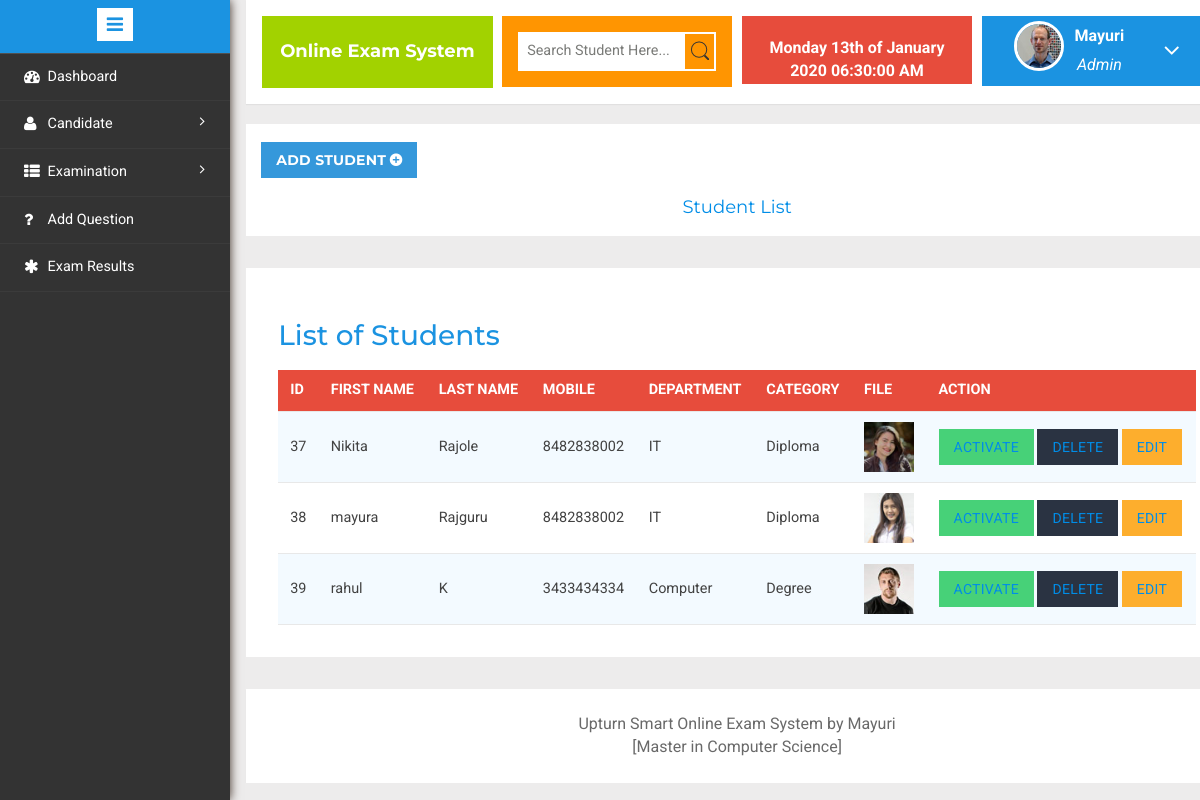
The page /upturn_examination/admin/studentlist.php (signed in) on the database its author committed.
### tables this page shows
CREATE TABLE `usertbl` (
  `uid` int(11) NOT NULL,
  `fname` varchar(50) NOT NULL,
  `lname` varchar(50) NOT NULL,
  `gender` varchar(20) NOT NULL,
  `blood` varchar(20) NOT NULL,
  `email` varchar(50) NOT NULL,
  `phone` varchar(20) NOT NULL,
  `mobile` varchar(20) NOT NULL,
  `password` varchar(50) NOT NULL,
  `cpassword` varchar(50) NOT NULL,
  `dob` date NOT NULL,
  `address` varchar(50) NOT NULL,
  `deptname` varchar(50) NOT NULL,
  `catname` varchar(50) NOT NULL,
  `file` varchar(50) NOT NULL,
  `status` tinyint(1) NOT NULL
);

CREATE TABLE `studenttbl` (
  `studid` int(11) NOT NULL,
  `fname` varchar(50) NOT NULL,
  `lname` varchar(50) NOT NULL,
  `gender` varchar(20) NOT NULL,
  `blood` varchar(20) NOT NULL,
  `email` varchar(50) NOT NULL,
  `phone` varchar(20) NOT NULL,
  `mobile` varchar(20) NOT NULL,
  `password` varchar(50) NOT NULL,
  `cpassword` varchar(50) NOT NULL,
  `dob` date NOT NULL,
  `address` varchar(50) NOT NULL,
  `deptname` varchar(20) NOT NULL,
  `catname` varchar(20) NOT NULL,
  `file` varchar(50) NOT NULL,
  `status` tinyint(1) NOT NULL
);

### upturn_examination/admin/checkuser.php (called while the page is built, shortened)
<?php
$user_check= $_SESSION["userid"];
$ses_sql=mysql_query("select * from usertbl where uid = '$user_check'");
$row = mysql_fetch_assoc($ses_sql);
$my_fname =$row['fname'];
$my_file=$row['file'];
?>

### upturn_examination/admin/studentlist.php (the view, shortened to what this page needs)
<!DOCTYPE HTML>
<html>
<head>
</head>
<body>
<div class="page-container">
<div class="left-content">
<div class="mother-grid-inner">
<?php
if($_SESSION["userid"]==true)
{
include("header.php"); ?>
	<ol class="breadcrumb">
	             <li class="breadcrumb-item text-white" ><h4 ><a href = "http://www.upturnit.com/product.php" onclick = "getConfirm(this.href);" class=" btn btn-primary hvr-icon-float-away col-9">Add Student </a></h4></li>
                <center><li class="breadcrumb-item"><h4><a href="">Student List</a></h4></li></center>
            </ol>
<?php
$sql="select studid,fname,lname,gender,mobile,dob,address,deptname,catname,file,status from studenttbl ";
$result = mysql_query($sql);
?>
<div class="agile-grids">
<div class="agile-tables">
<div class="w3l-table-info">
<h2>List of Students</h2>
<table width="100%" id="table">
<thead>
<tr>
               <th align="left">Id</th>
			   <th align="left">First Name</th>
			   <th align="left">Last Name</th>
			   <th align="left">Mobile</th>
			   <th align="left">Department</th>
			   <th align="left">Category</th>
			   <th align="left">File</th>
			   <th align="left">Action</th>
</tr>
</thead>
<tbody>
<?php while($rows=mysql_fetch_array($result))
{
	extract($rows);
	?>
    <tr>
    <td><?php echo $rows['studid'];?></td>
	<td><?php echo $rows['fname'];?></td>
    <td><?php echo $rows['lname'];?></td>
	<td><?php echo $rows['mobile'];?></td>
	<td><?php echo $rows['deptname'];?></td>
	<td><?php echo $rows['catname'];?></td>
	<td><?php echo($rows['file']!=NULL)?'<img src="../student/uploaded/'.$rows['file'].'" width="50" height="50">' :'' ;?></td>
	<td>
    <?php
$status=$rows['status'];
?>
<?php
if(($status)=='1')
{
?>
<button class="btn bg-success text-white ">
<a href = "http://www.upturnit.com/product.php" onclick = "getConfirm(this.href);"> Activate</a></button><?php
}
?>
	<button class="btn btn-dark text-white "><a href = "http://www.upturnit.com/product.php" onclick = "getConfirm(this.href);">Delete </a> </button>
	<button class="btn bg-alert dark text-white "><a href = "http://www.upturnit.com/product.php" onclick = "getConfirm(this.href);"> Edit </a></button>
	</td>
    </tr>
<?php }?>
</tbody>
</table>
</div>
</div>
</div>
<?php include("footer.php"); ?>
	<?php include("sidebar.php"); ?>
	<?php }
else
	header('location:login.php');
?>
</body>
</html>

### upturn_examination/admin/header.php (shortened to what this page needs)
<!DOCTYPE HTML>
<html>
<head>
<link href="css/bootstrap.min.css" rel='stylesheet' type='text/css' />
<link href="css/style.css" rel='stylesheet' type='text/css' />
<link rel="stylesheet" href="css/morris.css" type="text/css"/>
<link href="css/font-awesome.css" rel="stylesheet">
<link rel="stylesheet" href="css/jquery-ui.css">
<link rel="stylesheet" href="css/icon-font.min.css" type='text/css' />
<link rel="stylesheet" href="css/table-style.css" type='text/css' />
</head>
<body>
<?php include("checkuser.php"); ?>
				<div class="header-main">
					<div class="logo-w3-agile">
								<h4><b><font color="white">Online Exam System</font></b></h4>
							</div>
					<div class="w3layouts-left">
								<div class="w3-search-box">
									<form action="search.php" method="GET">
										<input type="text" placeholder="Search Student Here..." name="name" required="">
										<input type="submit" value="">
									</form>
								</div>
						 </div>
						 <div class="w3layouts-right">
							<div class="profile_details_left">
								<b><font color="white"><?php  date_default_timezone_set( "Asia/Kolkata");
								echo date("l jS \of F Y h:i:s A"); ?></font></b><br>
							</div>
						</div>
						<div class="profile_details w3l">
								<ul>
									<li class="dropdown profile_details_drop">
										<a href="#" class="dropdown-toggle" data-toggle="dropdown" aria-expanded="false">
											<div class="profile_img">
												<span class="prfil-img"><?php echo($my_file!=NULL)?'<img src="uploaded/'.$my_file.'" >' :'' ;?> </span>
												<div class="user-name">
													<p><?php echo $my_fname;?></p>
													<span>Admin</span>
												</div>
												<i class="fa fa-angle-down"></i>
												<div class="clearfix"></div>
											</div>
										</a>
									</li>
								</ul>
							</div>
				</div>
			</body>
</body>
</html>

### upturn_examination/admin/footer.php (shortened to what this page needs)
<!DOCTYPE HTML>
<html>
<head>
<link rel="stylesheet" href="css/icon-font.min.css" type='text/css' />
</head>
<body>
<div class="copyrights">
	 <p>Upturn Smart Online Exam System by Mayuri <br> [Master in Computer Science]</p>
</div>
</body>
</html>

### upturn_examination/admin/sidebar.php (shortened to what this page needs)
<!DOCTYPE HTML>
<html>
	<head>
		<link href="css/bootstrap.min.css" rel='stylesheet' type='text/css' />
		<link href="css/style.css" rel='stylesheet' type='text/css' />
		<link rel="stylesheet" href="css/morris.css" type="text/css"/>
		<link href="css/font-awesome.css" rel="stylesheet">
		<link rel="stylesheet" href="css/icon-font.min.css" type='text/css' />
	</head>
	<body>
				<div class="sidebar-menu">
					<header class="logo1">
						<a href="#" class="sidebar-icon"> <span class="fa fa-bars"></span> </a>
					</header>
                           <div class="menu">
									<ul id="menu" >
										<li><a href="index.php"><i class="fa fa-tachometer"></i> <span>Dashboard</span><div class="clearfix"></div></a></li>
										<li id="menu-academico" ><a href="#"><i class="fa fa-user" aria-hidden="true"></i><span> Candidate</span> <span class="fa fa-angle-right" style="float: right"></span><div class="clearfix"></div></a>
										</li>
										 <li id="menu-academico" ><a href="#"><i class="fa fa-th-list" aria-hidden="true"></i><span> Examination</span> <span class="fa fa-angle-right" style="float: right"></span><div class="clearfix"></div></a>
										</li>
								      <li><a href="addquestion.php"><i class="fa fa-question"></i>  <span>Add Question</span><div class="clearfix"></div></a></li>
							        <li><a href="results.php"><i class="fa fa-asterisk"></i>  <span>Exam Results</span><div class="clearfix"></div></a></li>
								  </ul>
								</div>
							  </div>
</body>
</html>

### upturn_examination/admin/css/table-style.css (style rules this page uses)
table { background: white; border-collapse: collapse; margin: 1.25em 0 0; width: 100%; }
table tr, table th, table td { border: none; border-bottom: 1px solid #e8e8e8; font-size: .95em; }
table th, table td { padding: 10px 12px; text-align: left; }
table th { background: #e74c3c; color: #fff; text-transform: uppercase; }
table tr td { background: #f3faff; color: #424242; }
table tr:nth-of-type(2n+2) td { background: #ffffff; }
table { width: 100%; }

### rows shown on the page
usertbl: file (picture), fname "Mayuri"
studenttbl: studid "37", fname "Nikita", lname "Rajole", mobile "8482838002", deptname "IT", catname "Diploma", file (picture), status "ACTIVATE"
studenttbl: studid "38", fname "mayura", lname "Rajguru", mobile "8482838002", deptname "IT", catname "Diploma", file (picture), status "ACTIVATE"
studenttbl: studid "39", fname "rahul", lname "K", mobile "3433434334", deptname "Computer", catname "Degree", file (picture), status "ACTIVATE"
